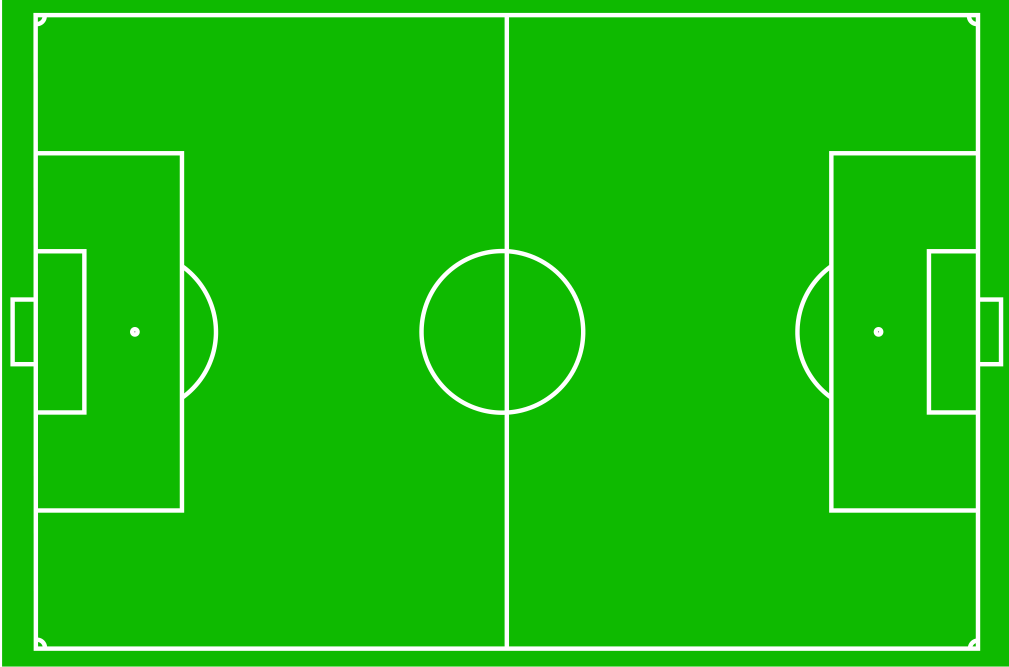
#> input picture images/football_field.png, 3027 x 2000 px, found by its file name (shown at 1/3 size)
$ python Tracking.py
#> lines starting #> are read from the running program, lines starting #| are printed output that depends on the picture
#> in main, img is the input picture: shape (2000, 3027, 3); mean B, G, R 11.8, 189.2, 25.2
import cv2
from cv2 import cv
import numpy as np
from functools import partial
from matplotlib import pyplot as plt

mask_scaled = ((2, 234), (2094, 225), (1273, 40), (698, 40))

def tracking(img):
    lower_left, lower_right, upper_right, upper_left = mask_scaled
    height, width = img.shape[:2]
#> height = 2000; width = 3027

    # Filter out the pixels outside of the field.
    for i in range(height):
        for j in range(width):
            if i < upper_right[1] or i > lower_right[1]:
                img[i, j] = 0
            else:
                x_left_boundary = upper_left[0] - float(i - upper_left[1]) / (lower_left[1] - upper_left[1]) * \
                                                  (upper_left[0] - lower_left[0])
                x_right_boundary = upper_right[0] + float(i - upper_right[1]) / (lower_right[1] - upper_right[1]) * \
                                                  (lower_right[0] - upper_right[0])
                if j < x_left_boundary or j > x_right_boundary:
                    img[i, j] = 0
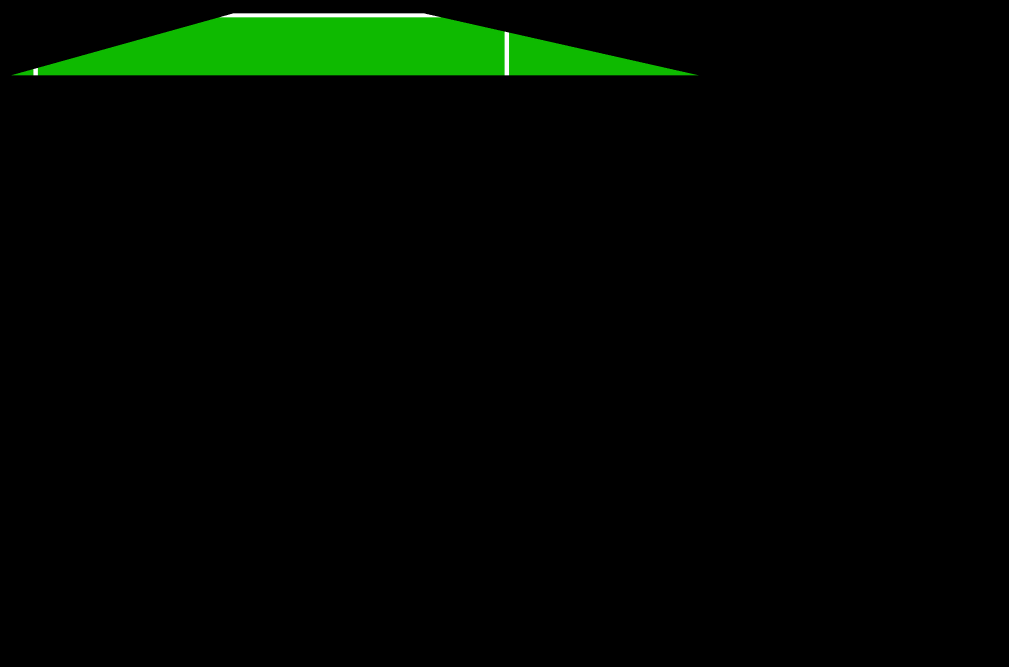
#> img: shape (2000, 3027, 3) (shown at 1/3 size); mean B, G, R 0.4, 7.6, 0.9

    kernel = np.ones((3, 3), np.uint8)
    img_thresholded = cv2.erode(img, kernel, iterations = 1)
    img_thresholded = cv2.dilate(img_thresholded, kernel, iterations = 1)

    img_thresholded = cv2.dilate(img_thresholded, kernel, iterations = 1)
    img_thresholded = cv2.erode(img_thresholded, kernel, iterations = 1)

    img_orig = np.array(img_thresholded)

#> (the run stopped early here; a loop or call above may not have finished)
